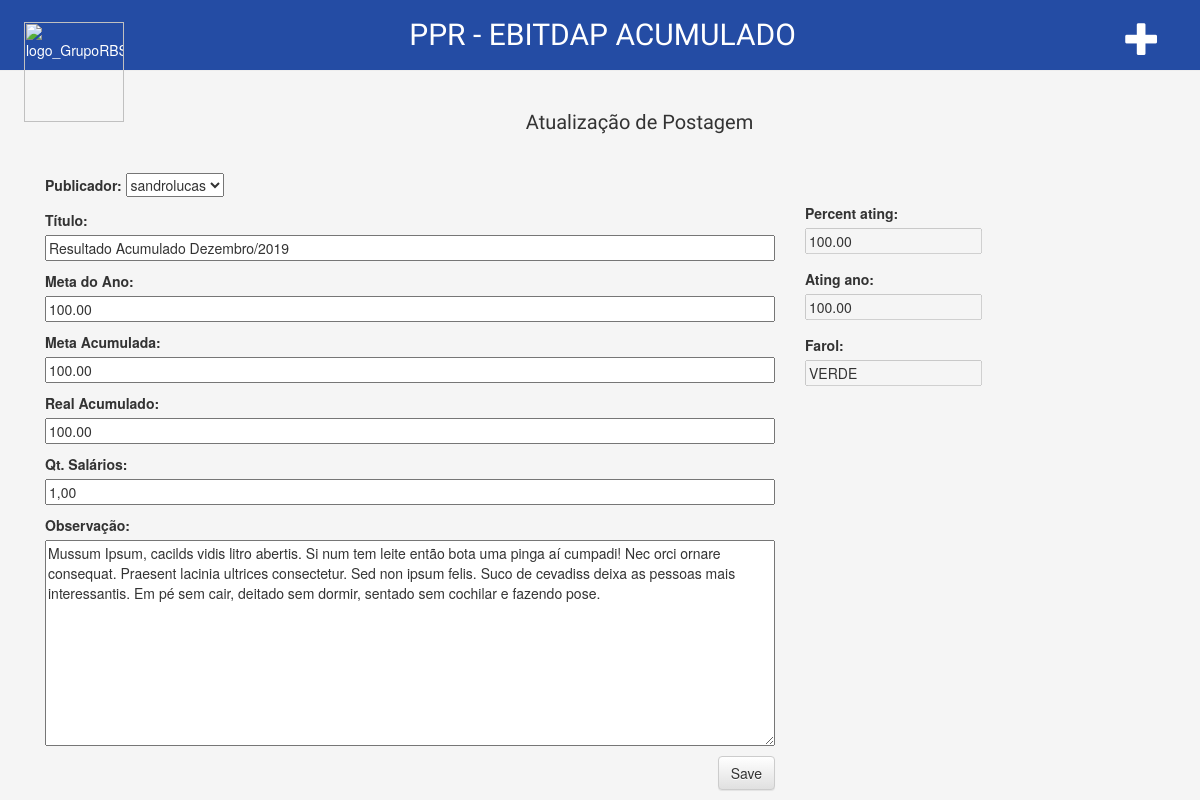
Screenshot of /post/1/edit/ (signed in) with the database file from the repository.
### placarPPR/models.py (models this page shows, shortened)
class Post(models.Model):
    publicador = models.ForeignKey('auth.User', on_delete=models.CASCADE)
    title = models.CharField('Título', max_length=100)
    meta_ano = models.CharField('Meta do Ano', max_length=20)
    meta_acum = models.CharField('Meta Acumulada', max_length=20)
    real_acum = models.CharField('Real Acumulado', max_length=20)
    percent_ating = models.CharField('% Atingido', max_length=10)
    atingido_ano = models.CharField('Atingido Ano', max_length=10)
    farol = models.CharField('Farol', max_length=10)
    qt_salarios = models.CharField('Qt. Salários', max_length=5)
    obs = models.TextField('Observação')
    created_date = models.DateTimeField('Data de Criação',
                                        default=timezone.now)
    published_date = models.DateTimeField('Data de Publicação',
                                          blank=True, null=True)
    class Meta:
        verbose_name = 'Placar PPR'
        verbose_name_plural = 'Placares de PPR'

### placarPPR/views.py (the view)
# urls.py: path('post/<int:pk>/edit/', views.post_edit, name='post_edit'),
def post_edit(request, pk):
    post = get_object_or_404(Post, pk=pk)
    if request.method == "POST":
        form = PostForm(request.POST, instance=post)
        if form.is_valid():
            post = form.save(commit=False)
            post.author = request.user
            post.published_date = timezone.now()
            post.percent_ating = get_percent_ating_from_post(post)
            post.atingido_ano = get_atingido_ano_from_post(post)
            post.farol = get_farol_from_post(post)
            post.save()
            return redirect('post_detail', pk=post.pk)
    else:
        form = PostForm(instance=post)
    return render(request, 'placarPPR/post_edit.html', {'form': form})

### placarPPR/forms.py
class PostForm(forms.ModelForm):
    class Meta:
        model = Post
        fields = ('publicador', 'title', 'meta_ano', 'meta_acum', 'real_acum', 'qt_salarios', 'obs',)

### placarPPR/templates/placarPPR/post_edit.html (shortened to what this page needs)
{% extends 'placarPPR/base.html' %}
{% block content %}
    <h1 align="center">Atualização de Postagem</h1>
    <div class = "row">
    	<div class="col-sm-8">
		    <form method="POST" class="post-form top30">{% csrf_token %}
		        {{ form.as_p }}
		        <button type="submit" class="save btn btn-default">Save</button>
		    </form>
    	</div>
    	<div class="col-sm-4 top45">
    		<div class="top15"><label>Percent ating:</label></div> <input type="text" value="" maxlength="10" disabled id="percent_ating">
	    	<div class="top15"><label>Ating ano:</label></div> <input type="text" value="" maxlength="10" disabled id="ating_ano">
	    	<div class="top15"><label>Farol:</label></div> <input type="text" name="percent_ating" value="" maxlength="10" disabled id="farol">
    	</div>
    </div>
{% endblock %}

### placarPPR/static/css/placarPPR.css (style rules this page uses)
body { background-color: #f5f5f5; padding:0; width: 100%; }
h1, h2, h3, h4 { font-family: 'Kreon', serif; font-size: 15pt; }
.save { float: right; }
.post-form textarea, .post-form input { width: 100%; }
.top15 { margin-top:15px; }
.top30 { margin-top:30px; }
.top45 { margin-top:45px; }

### rows the page displays
Post: publicador "sandrolucas", title "Resultado Acumulado Dezembro/2019", meta_ano "100.00", meta_acum "100.00", real_acum "100.00", qt_salarios "1,00", obs "Mussum Ipsum, cacilds vidis litro abertis. Si num tem leite então bota uma pinga aí cumpadi! Nec orci ornare consequat. Praesent lacinia ultrices consectetur. Sed non ipsum felis. Suco de cevadiss deixa as pessoas mais interessantis. Em pé sem cair, deitado sem dormir, sentado sem cochilar e fazendo pose."
